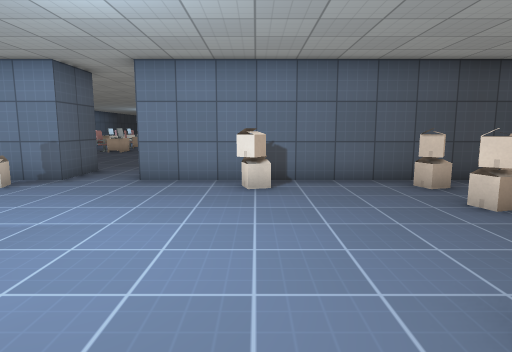
view 1 (above)

21 first-person views from a walk through a 3-D level made in the Godot game engine. The camera is 1.3 m above the floor, tilts 8° down and sees 75° across. Doors that lead somewhere are drawn open, without their leaves. The floor is counted in squares, 1 m on a side. Each view is taken from the middle of a square. On the plan, view 1 faces up. The plan holds only what a view shows up to about 14 squares ahead; the rest is blank. The place goes on beyond the plan. Characters and animated objects are left out. Surface patterns are stand-ins for the level's own textures.

view 2
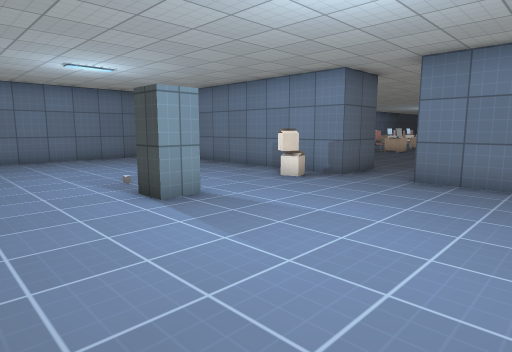

view 3
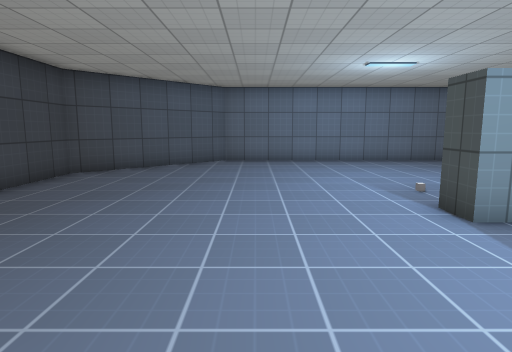

view 4
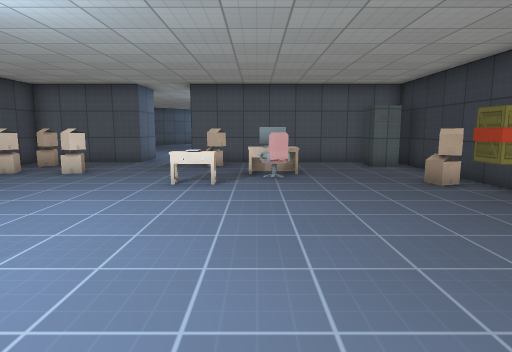

view 5
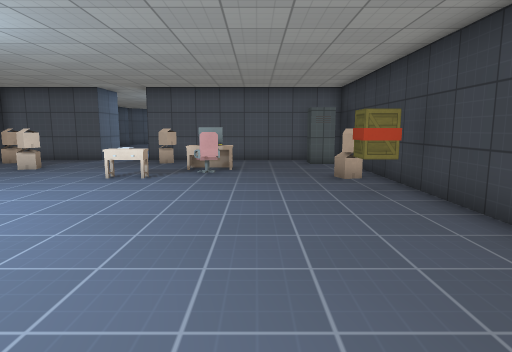

view 6
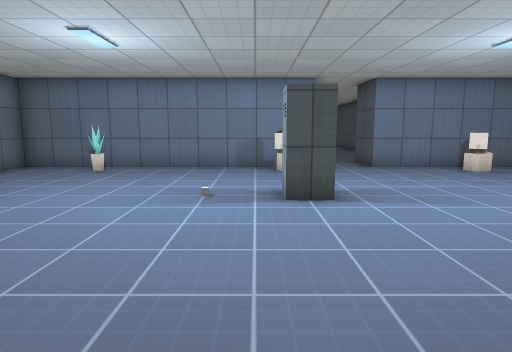

view 7
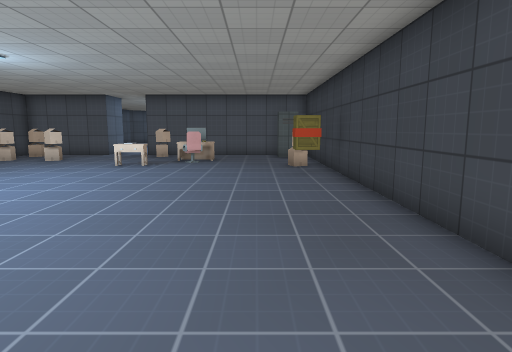

view 8
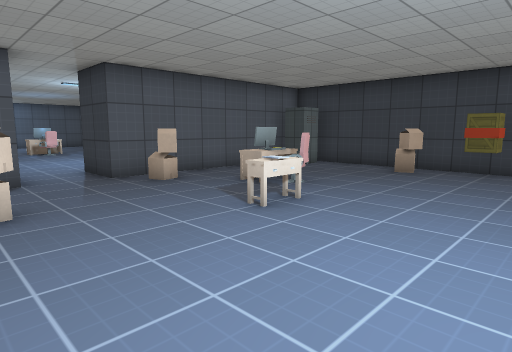

view 9
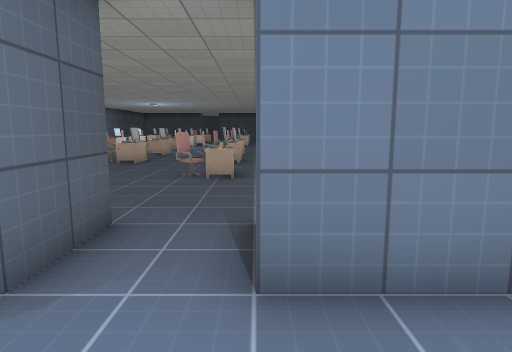

view 10
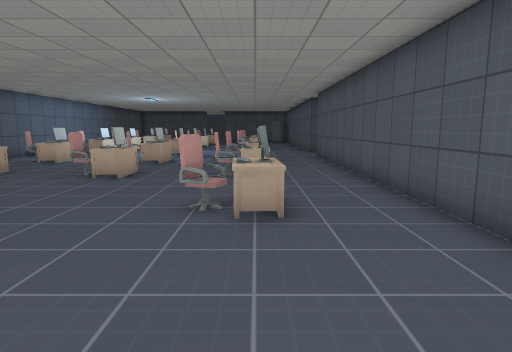

view 11
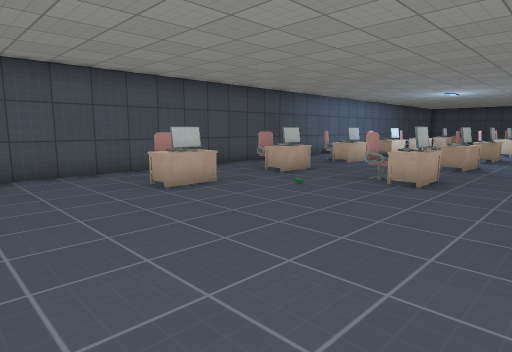

view 12
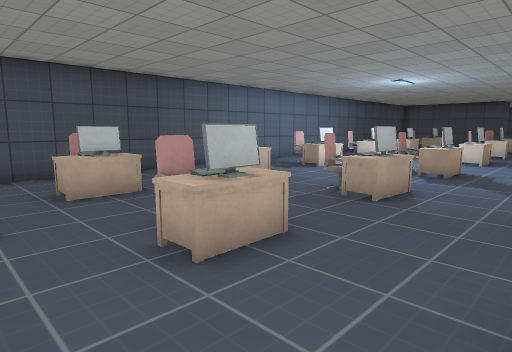

view 13
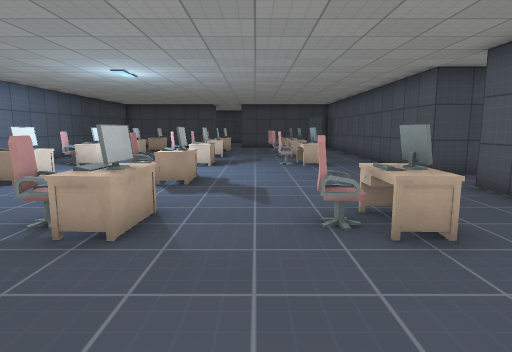

view 14
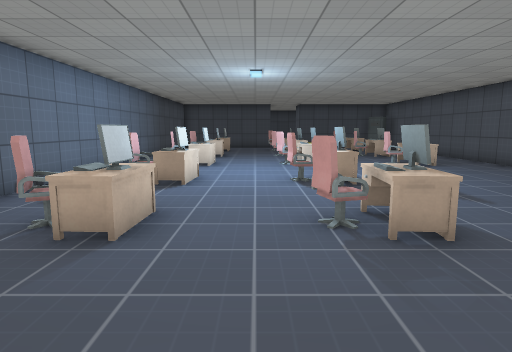

view 15
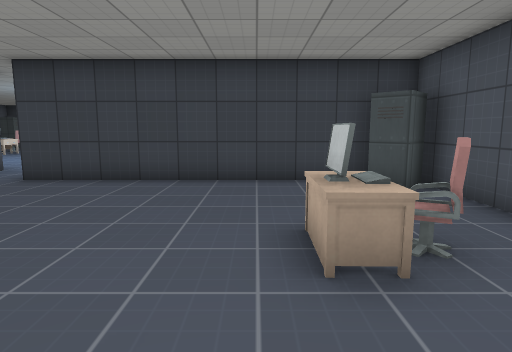

view 16
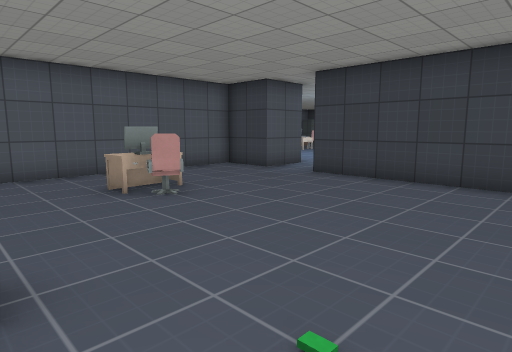

view 17
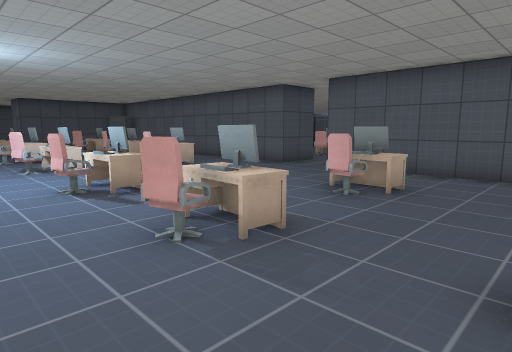

view 18
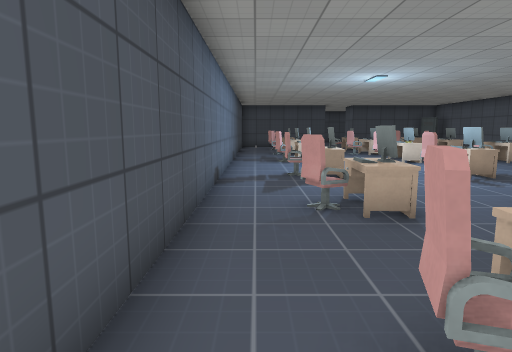

view 19
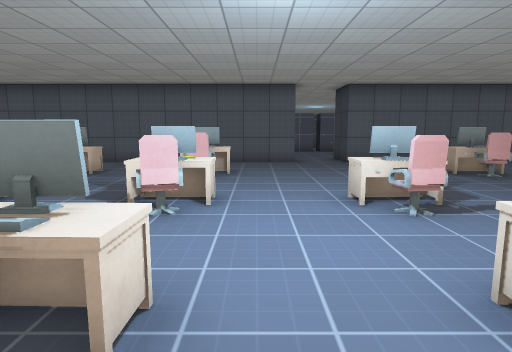

view 20
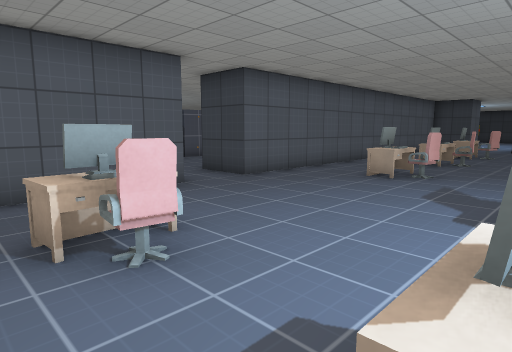

view 21
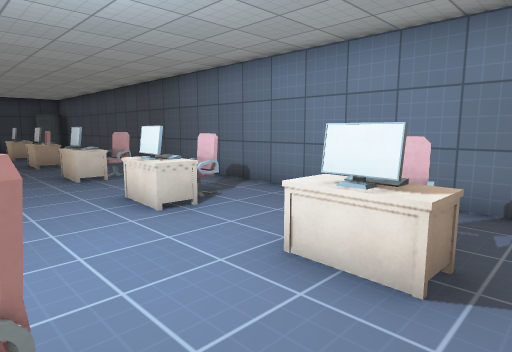

### Floor plan
Points are (right, up) in squares from view 1. A wall is a line through its corners. A room is listed if a view was taken in it or the views show most of it. See-through windows are left out.
Room 1 (views 1, 2, 3, 4, 5, 6, 7, 8, 9, 10)
walls: (-5, 10.5) (-5, 8.5) (-15, 8.5) (-15, -1.3) (-10.8, -5.5) (7, -5.5); (7, 4.5) (7, 8.5) (-3, 8.5) (-3, 10.5); (5.5, -5) (5.5, -4.1) (6.5, -4.1); (7, -4.8) (7, 2.5)
ways out: opening at (-4, 9.5) to room 2; opening at (7, 3.5)
objects: plant (-12, 7) to (-12, 8); box (-6, 7) to (-6, 8); box (0, -5) to (0, -4); box (0, 7) to (0, 8); box (2, -5); box (2, -4); other object (2, 1) to (2, 2); chair (3, -1) to (3, 0); desk (4, -1) to (4, 0); box (4, 5) to (4, 6); box (4, 7) to (4, 8); box (6, 1) to (6, 2); box (6, 7) to (6, 8)
Room 2 (views 11, 12, 13, 14, 15, 16, 17, 18, 19, 20, 21)
walls: (-1, 28.5) (-1, 33.5); (-3, 10.5) (-1, 10.5) (-1, 26.5); (-14, 10.5) (-5, 10.5); (-15, 33.2) (-15, 11)
ways out: opening at (-4, 9.5) to room 1; opening at (-1, 27.5)
objects: locker (-14, 11) to (-14, 12); chair (-13, 15) to (-13, 16); chair (-13, 19) to (-13, 20); chair (-13, 23) to (-13, 24); chair (-13, 27) to (-13, 28); chair (-13, 31) to (-13, 32); desk (-12, 15) to (-12, 16); desk (-12, 19) to (-12, 20); desk (-12, 23) to (-12, 24); desk (-12, 27) to (-12, 28); desk (-12, 31) to (-12, 32); chair (-9, 19) to (-9, 20); chair (-9, 23) to (-9, 24); chair (-9, 27) to (-9, 28); chair (-9, 31) to (-9, 32); desk (-8, 19) to (-8, 20); desk (-8, 23) to (-8, 24); desk (-8, 27) to (-8, 28); desk (-8, 31) to (-8, 32); chair (-5, 15) to (-5, 16); chair (-5, 19) to (-5, 20); chair (-5, 23) to (-5, 24); chair (-5, 31) to (-5, 32); desk (-4, 15) to (-4, 16); desk (-4, 19) to (-4, 20); desk (-4, 23) to (-4, 24); desk (-4, 31) to (-4, 32)

Positions as (right, up) in squares from view 1, and headings:
1: (0, 0), facing up
2: (0, 0), facing up-left
3: (-1, 0), facing left
4: (-6, 0), facing right
5: (-7, -2), facing right
6: (-7, -3), facing up
7: (-10, -3), facing right
8: (-2, 6), facing down-right
9: (-3, 6), facing up
10: (-4, 10), facing up
11: (-5, 11), facing up-left
12: (-5, 17), facing up-left
13: (-6, 19), facing up
14: (-10, 19), facing up
15: (-11, 19), facing down
16: (-11, 19), facing down-right
17: (-11, 20), facing up-right
18: (-14, 18), facing up
19: (-14, 30), facing right
20: (-8, 33), facing down-right
21: (-9, 33), facing down-left
